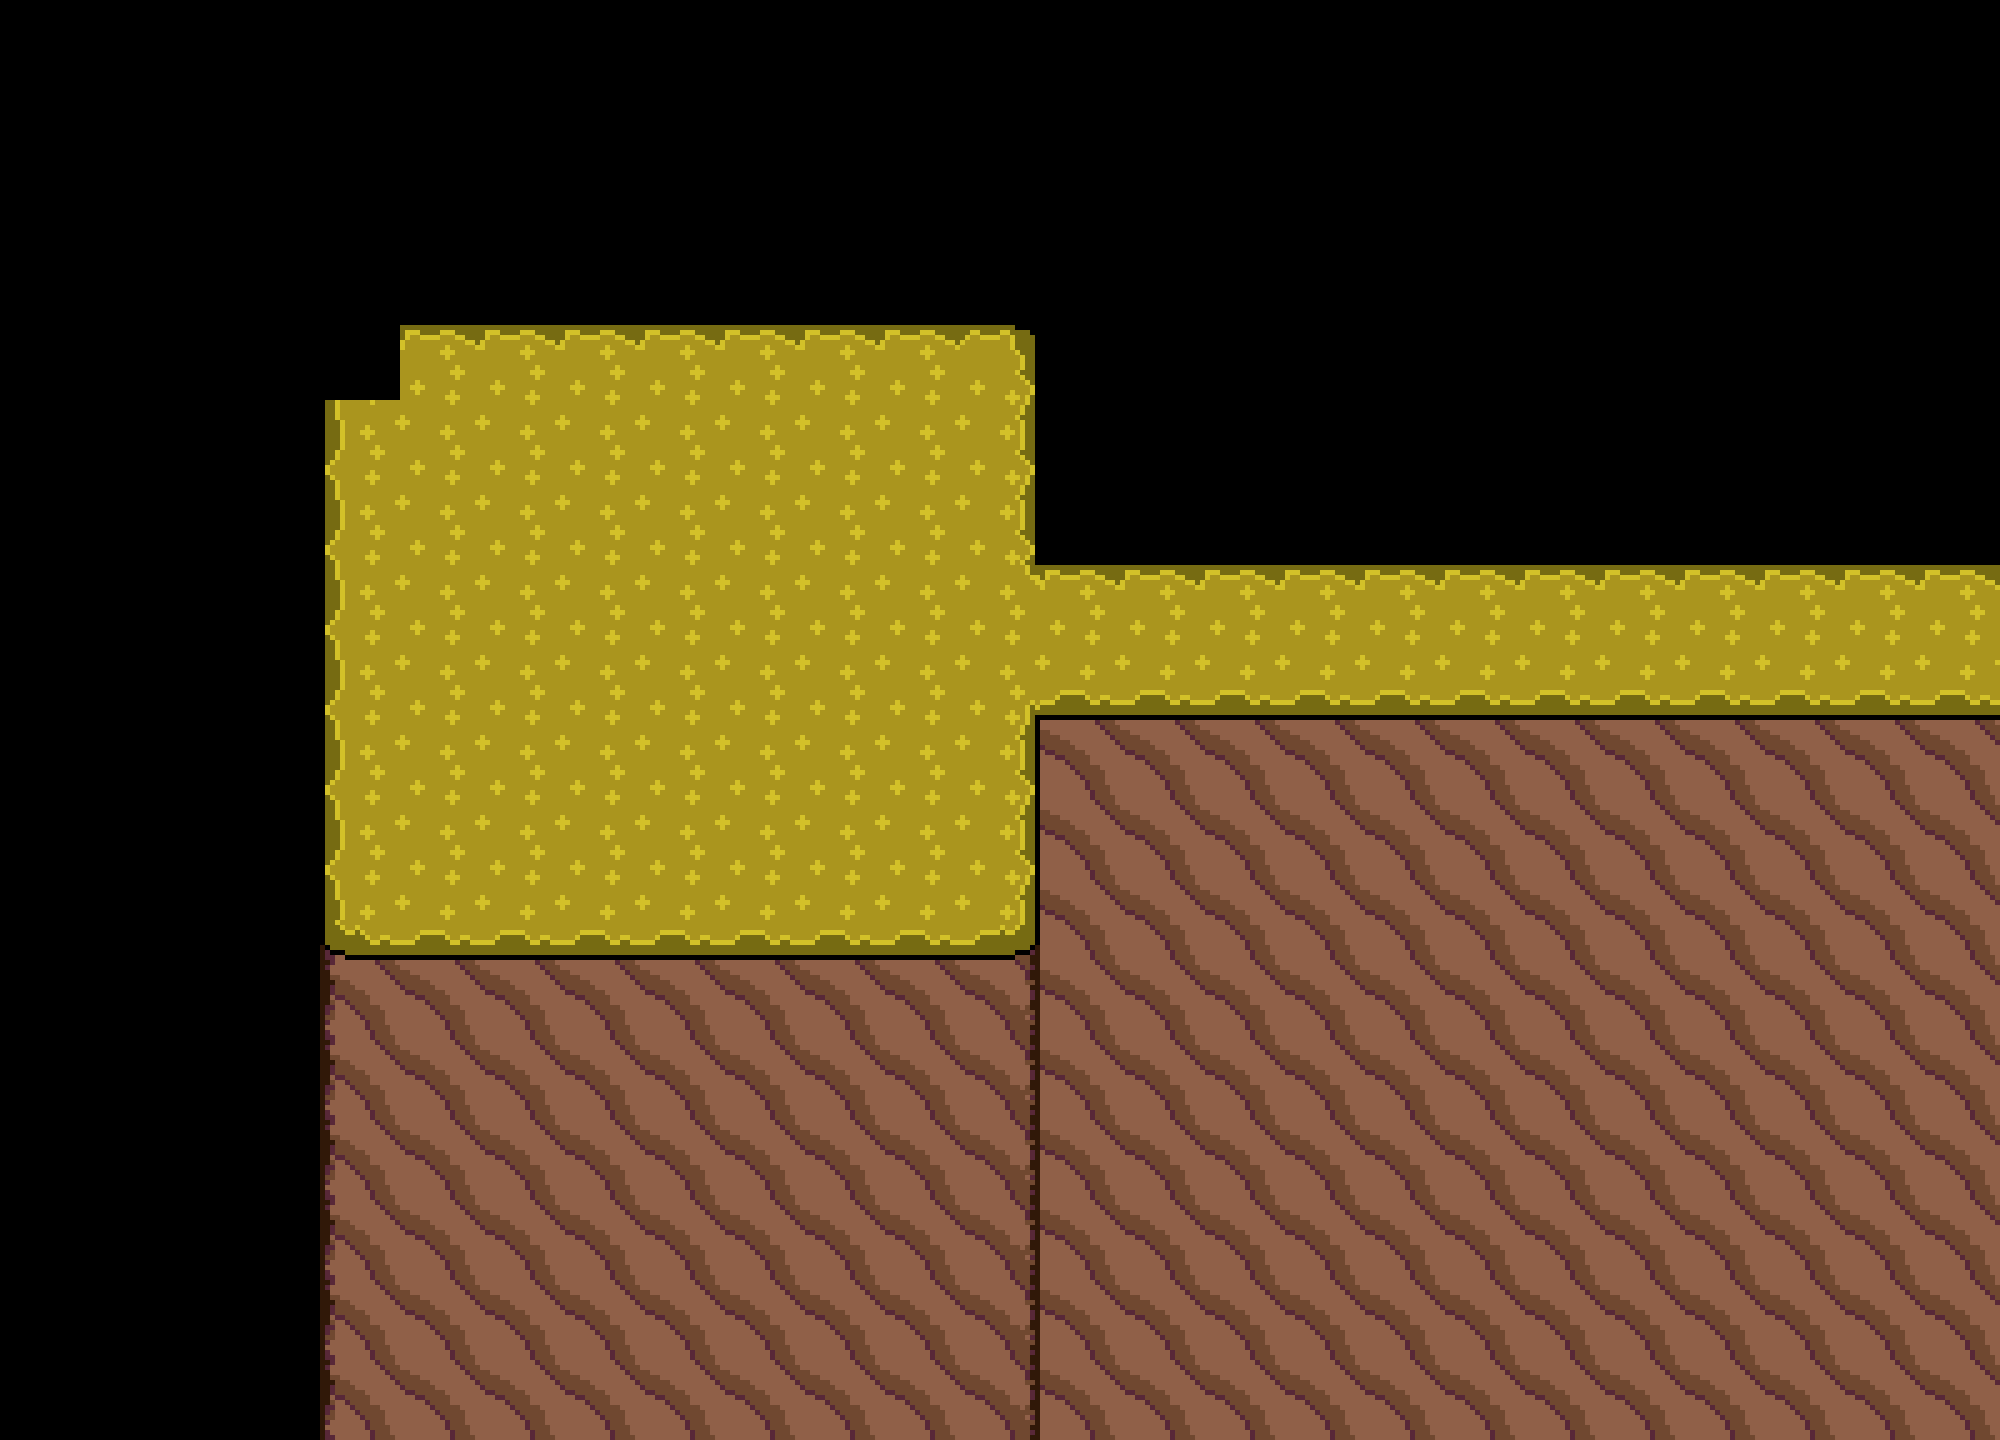

Rendered tile map (Tiled .tmx) drawn with the repository's tilesets; below, a short description and the full map source, tile grids included:
An orthogonal 25x18 tile map with 80x80 px tiles, 1 tile layer (Tile Layer 1).

<map version="1.2" tiledversion="1.3.1" orientation="orthogonal" renderorder="right-down" compressionlevel="0" width="25" height="18" tilewidth="80" tileheight="80" infinite="0" nextlayerid="2" nextobjectid="1">
 <tileset firstgid="1" source="Cavi Cape.tsx" />
 <layer id="1" name="Tile Layer 1" width="25" height="18">
  <data encoding="csv">
0,0,0,0,0,0,0,0,0,0,0,0,0,0,0,0,0,0,0,0,0,0,0,0,0,
0,0,0,0,0,0,0,0,0,0,0,0,0,0,0,0,0,0,0,0,0,0,0,0,0,
0,0,0,0,0,0,0,0,0,0,0,0,0,0,0,0,0,0,0,0,0,0,0,0,0,
0,0,0,0,0,0,0,0,0,0,0,0,0,0,0,0,0,0,0,0,0,0,0,0,0,
0,0,0,0,1,2,2,2,2,2,2,2,3,0,0,0,0,0,0,0,0,0,0,0,0,
0,0,0,0,6,7,7,7,7,7,7,7,8,0,0,0,0,0,0,0,0,0,0,0,0,
0,0,0,0,6,7,7,7,7,7,7,7,8,0,0,0,0,0,0,0,0,0,0,0,0,
0,0,0,0,6,7,7,7,7,7,7,7,9,2,2,2,2,2,2,2,2,2,2,2,2,
0,0,0,0,6,7,7,7,7,7,7,7,4,12,12,12,12,12,12,12,12,12,12,12,12,
0,0,0,0,6,7,7,7,7,7,7,7,8,17,17,17,17,17,17,17,17,17,17,17,17,
0,0,0,0,6,7,7,7,7,7,7,7,8,17,17,17,17,17,17,17,17,17,17,17,17,
0,0,0,0,11,12,12,12,12,12,12,12,13,17,17,17,17,17,17,17,17,17,17,17,17,
0,0,0,0,16,17,17,17,17,17,17,17,18,17,17,17,17,17,17,17,17,17,17,17,17,
0,0,0,0,16,17,17,17,17,17,17,17,18,17,17,17,17,17,17,17,17,17,17,17,17,
0,0,0,0,16,17,17,17,17,17,17,17,18,17,17,17,17,17,17,17,17,17,17,17,17,
0,0,0,0,16,17,17,17,17,17,17,17,18,17,17,17,17,17,17,17,17,17,17,17,17,
0,0,0,0,16,17,17,17,17,17,17,17,18,17,17,17,17,17,17,17,17,17,17,17,17,
0,0,0,0,16,17,17,17,17,17,17,17,18,17,17,17,17,17,17,17,17,17,17,17,17
</data>
 </layer>
</map>
